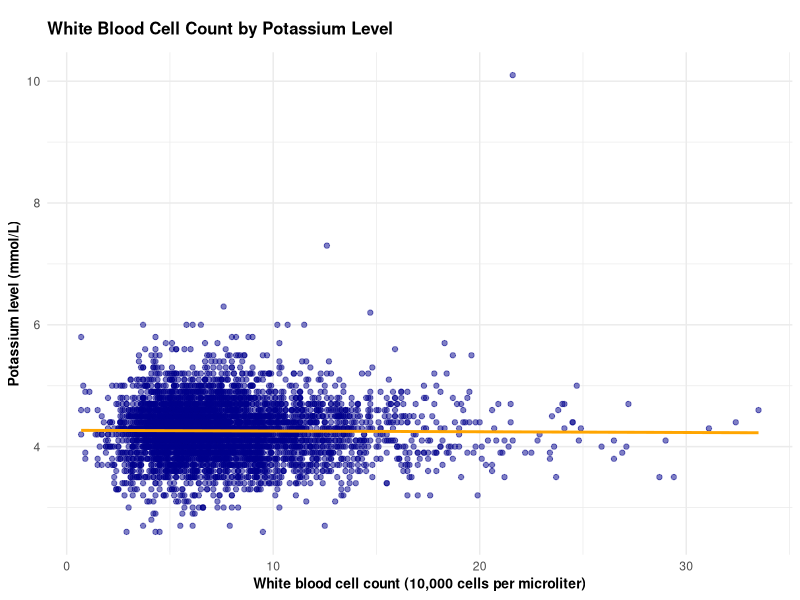
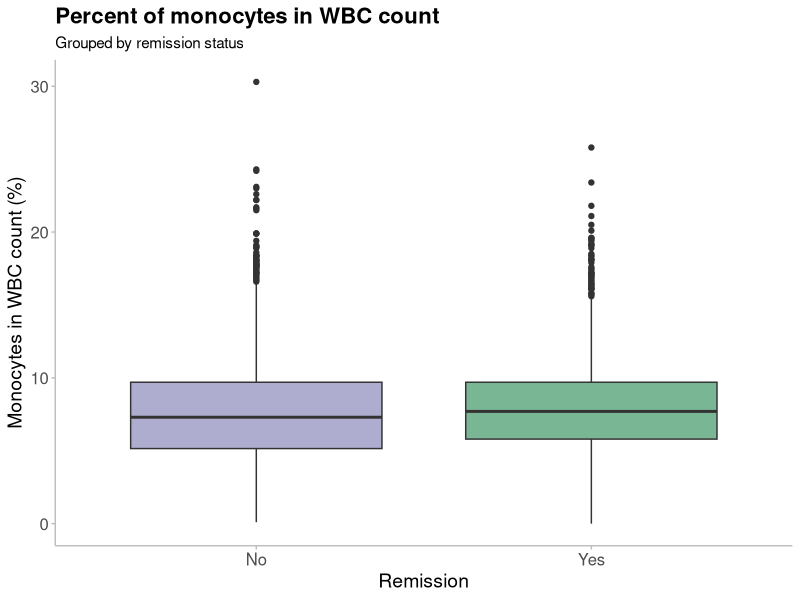

Write R code to recreate these figures, in order.
#----Script Header-------------------------------------------------------------####
# Date: 09.09.2025         
# Author: Data_drama_queens     
# Filename: creating-plots
# Description: Script for creating plots.
#              We were given 5 questions, and asked to select one question each.
#              We have answered the following questions:
#                 - Are there any correlated measurements?
#                 - Does the white blood cell count distribution depend on pot?
#                 - Does remission of inflammation after Thiopurines for > 12 
#                   weeks change with percent of monocytes in WBC count?
#               
# Project: RMED901A_Exam_Assignment
#-------------------------------------------------------------------------------###


# Read the data ----
library(ggplot2)
library(tidyverse)
library(here)

patient_data <- read_delim(
  here("data", "data_for_analysis", "20250908-tidy-joined-exam-data.txt"),
  delim = "\t"
)

# Scatterplot investigating white blood cell count by potassium level ----
wbc_pot_plot <- ggplot(patient_data, aes(x = wbc, y = potassium)) + # Assign data, x and y values
  geom_point(colour = "darkblue", alpha = 0.5, na.rm = TRUE) + # Scatterplot
  geom_smooth(method = "lm", se = FALSE, colour = "orange") + #Regression line
  theme_minimal() + #Background theme
  theme(legend.position = "none", #Remove legend
        plot.title = element_text(face = "bold", size = 12, margin = margin(10, 0, 10, 0)), #Bold title, resized title and increased margin between title and plot
        axis.title.x = element_text(face = "bold", size = 10), #Bold x-axis text
        axis.title.y = element_text(face = "bold", size = 10)) + #Bold y-axis text
  labs(title = "White Blood Cell Count by Potassium Level", #Title
       x = "White blood cell count (10,000 cells per microliter)", #x-axis title
       y = "Potassium level (mmol/L)") #y-axis title

wbc_pot_plot

# From the plot, the white blood cell count does not seem to change
# with potassium level


# Remission and percent of monocytes ----
# Here, we investigates if remission of inflammation after Thiopurines for > 12 weeks 
# change with percent of monocytes in WBC count.
#Create a boxplot
remission_mono_plot <- ggplot(data=patient_data, 
                              mapping=aes(x=remission, y=mono_percent)) + #select variables
  geom_boxplot(fill=c("#7876B199", "#20854E99")) + #create a box plot and set specific colours
  xlab("Remission") + #change x axis label
  ylab("Monocytes in WBC count (%)") + #y axis labels
  labs(title = "Percent of monocytes in WBC count",
       subtitle = "Grouped by remission status") +
  theme_minimal() + #use the minimal theme
  theme(
    panel.grid.major = element_blank(), #remove major grid
    panel.grid.minor = element_blank(), #remove minor grid
    axis.line = element_line(colour="grey", linewidth = 0.5), #include x and y axis
    axis.ticks = element_line(colour = "grey", linewidth = 0.5), #include tick marks
    legend.position = "None", #remove legend
    plot.title = element_text(size = 16, face = "bold"), #change title font
    axis.title = element_text(size = 14), #change axis title size
    axis.text.x = element_text( size = 12), #change x-axis text size
    axis.text.y = element_text(size=12) #change y-axis text size
  ) 
  

remission_mono_plot

# A visual inspection of the plot suggests that there is no difference in
# percent of monocytes in WBC count for groups with or without remission of inflammation
# after Thiopurines for > 12 weeks.
